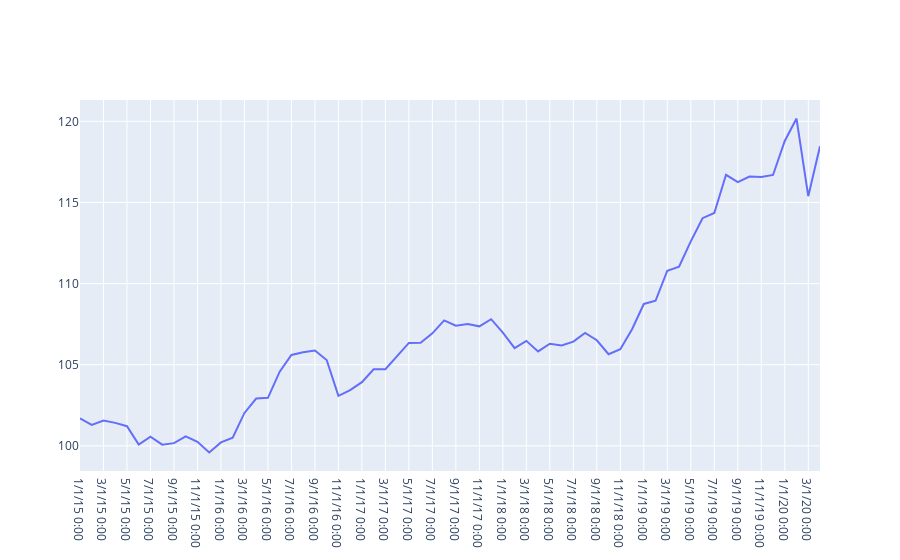

The cell this chart's notebook holds for it:
### Markdown cell above
# Plot for Morning Intermediate Core-Plus Compound ($100 invested)

### Code cell
fig1 = go.Figure([go.Scatter(x=data['Date'],y=data['Morning Intermediate Core-Plus Compound ']) ])
fig1.show()
